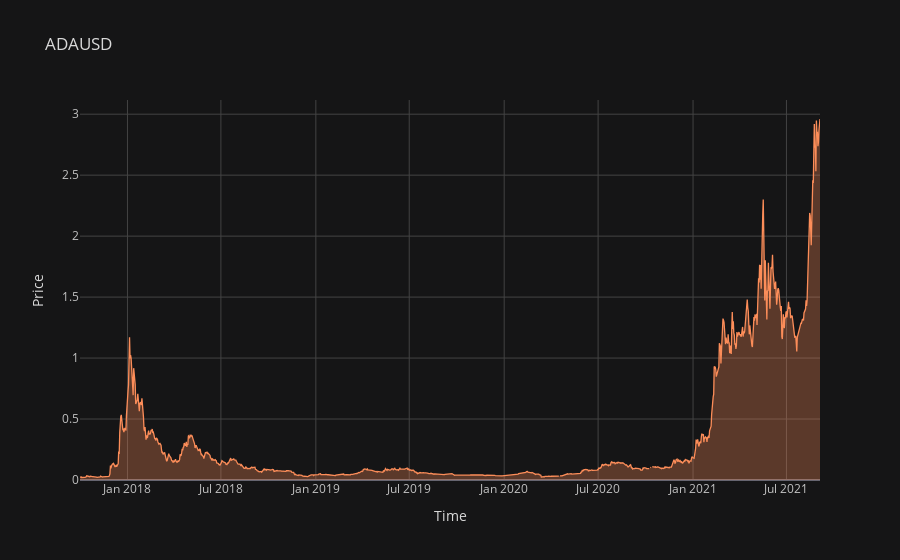

The notebook cell this image was saved under:
### Code cell
ada.Open.iplot(fill = True, colorscale= "rdylbu", theme= "solar", 
             title= "ADAUSD", xTitle= "Time", yTitle= "Price")

### Figure 1 — Plotly figure (JSON) as saved in the notebook; plotly's stock layout.template omitted (floating-point values rounded to 4 significant figures; data arrays with more than 128 entries replaced by an {"elided": "..."} marker saying what was removed)
{"data": [{"fill": "tozeroy", "fillcolor": "rgba(252, 141, 89, 0.3)", "line": {"color": "rgba(252, 141, 89, 1.0)", "dash": "solid", "shape": "linear", "width": 1.3}, "mode": "lines", "name": "Open", "text": "", "type": "scatter", "x": {"elided": "1435 str values"}, "y": {"elided": "1435 mixed values"}}], "layout": {"legend": {"bgcolor": "#151516", "font": {"color": "#D9D9D9"}}, "paper_bgcolor": "#151516", "plot_bgcolor": "#151516", "title": {"font": {"color": "#D9D9D9"}, "text": "ADAUSD"}, "xaxis": {"gridcolor": "#434343", "showgrid": true, "tickfont": {"color": "#C2C2C2"}, "title": {"font": {"color": "#D9D9D9"}, "text": "Time"}, "zerolinecolor": "#666570"}, "yaxis": {"gridcolor": "#434343", "showgrid": true, "tickfont": {"color": "#C2C2C2"}, "title": {"font": {"color": "#D9D9D9"}, "text": "Price"}, "zerolinecolor": "#666570"}}}
